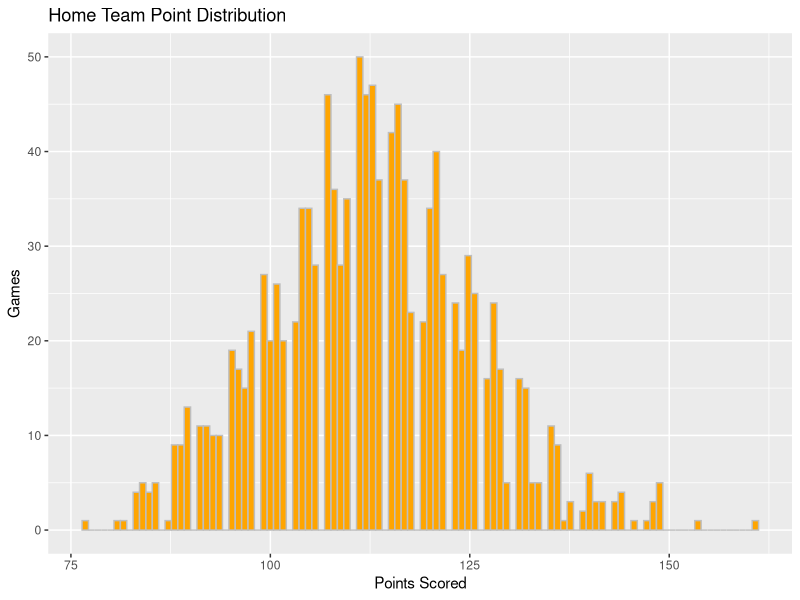
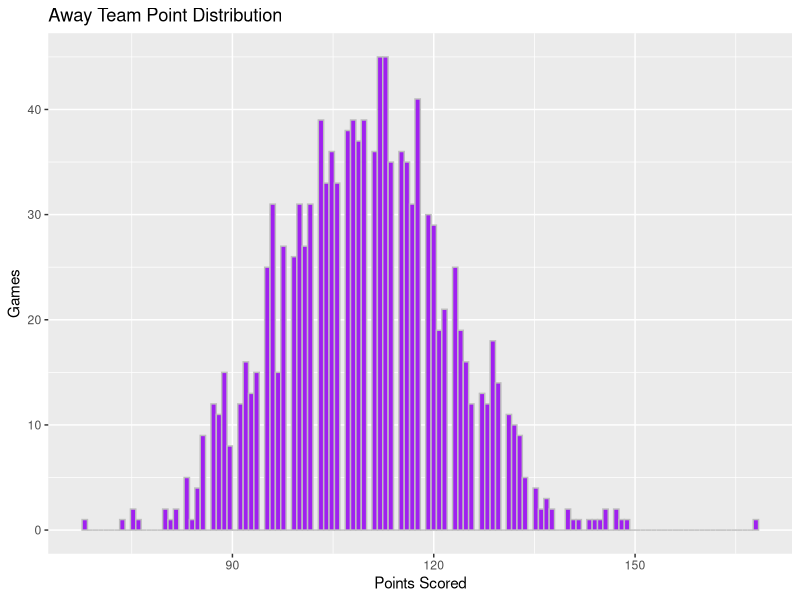
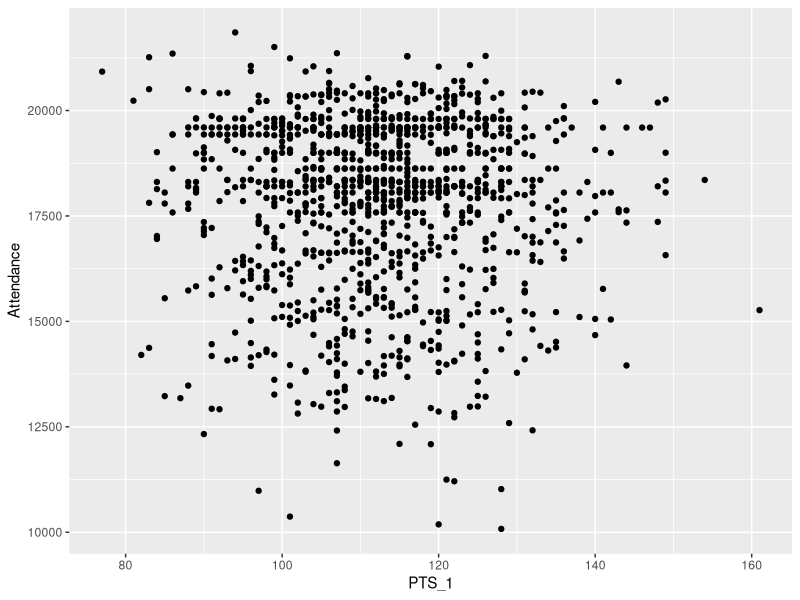

Here is the R script that generated these plots, in order:
## ---- chunk 1
knitr::opts_chunk$set(echo = TRUE)
library(ggplot2)
library(readr)
library(tidyverse)
## ---- chunk 2
NBA_stats <- read_csv("2018-2019_NBA_game_logs - Sheet1.csv")
summary(NBA_stats)
## ---- chunk 3
NBA_stats <- read_csv("2018-2019_NBA_game_logs - Sheet1.csv")
##Ttl_Home_points <- sum(NBA_stats$PTS_1)
##Ttl_Away_points <- sum(NBA_stats$PTS)
ggplot(data = NBA_stats) +
  geom_histogram(mapping = aes(x = PTS_1), binwidth = .8, fill = 'orange', color = 'gray') + 
  labs(title = "Home Team Point Distribution", x = "Points Scored", y = "Games")
ggplot(data = NBA_stats) +
  geom_histogram(mapping = aes(x = PTS), binwidth = .8, fill = 'purple', color = 'gray') +
  labs(title = "Away Team Point Distribution", x = "Points Scored", y = "Games")
## ---- chunk 4
NBA_stats <- read_csv("2018-2019_NBA_game_logs - Sheet1.csv")
ggplot(data = NBA_stats) + 
  geom_point(aes(x = PTS_1, y = Attendance))
